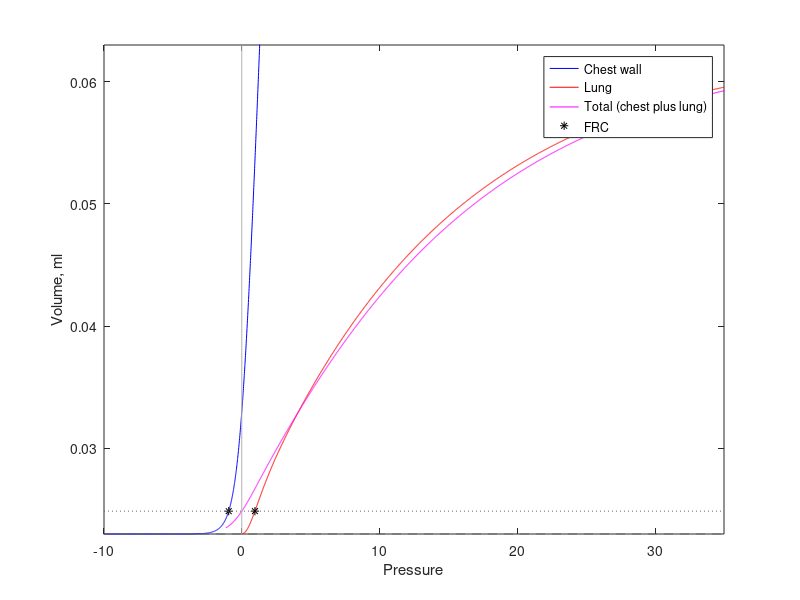

Reproduce this figure in MATLAB.
% close all
clear all

TLC=.001*63; 
RV=.001*23; 
VC=(TLC-RV);

alpha_cw=0.25;%
volume0Pres=(alpha_cw*VC+RV);
aw=RV;
cw=0;
dw=2*1.2*.2;
bw=alpha_cw*VC/(log(1+exp(-cw/dw)));

Pel=[-20:.01:35]';
Pcw=[-20:.01:35]';
Phalf =.1;
Ptau =.5;
beta=.01;
gamma =1;
k=0.07;

alpha=((1+exp(Phalf/Ptau))*beta-gamma)/exp(Phalf/Ptau);
Frec=alpha+(gamma-alpha)./(1+exp(-(Pel-Phalf)/Ptau));
Vel=VC*(1-exp(-k*Pel));
VA=Frec.*Vel+RV;
Vcw=aw+bw*log(1+exp((Pcw-cw)/dw));

itemp_start=find(Pcw==-15)
iVcw_start=find(abs(Vcw-Vcw(itemp_start))<0.0005, 1, 'last' ); %volume Vcw at that index
iVA_start=find(abs(VA-Vcw(itemp_start))<.0005, 1, 'last' ); %volume VA at the same index

itemp_end=find(abs(Vcw-TLC)<0.02,1, 'last');
iVcw_end=find(abs(Vcw-Vcw(itemp_end))<0.01, 1, 'last' );
iVA_end=find(abs(VA-Vcw(itemp_end))<1, 1, 'last' );

pcwt=Pcw(iVcw_start:iVcw_end);
vcwt=Vcw(iVcw_start:iVcw_end);
pelt=Pel(iVA_start:iVA_end);
vat=VA(iVA_start:iVA_end);

VolN=linspace(min(vat),max(vat),3000);
PelN=interp1(vat,pelt,VolN);
PcwN=interp1(vcwt,pcwt,VolN);
Ptot=PelN+PcwN;

index=find(abs(Ptot)<0.01,1,'last');
FRC=VolN(index);
P_FRC=PelN(index);

Pel_range=Pel;Vcw_range=Vcw;VA_range=VA;
save PVcurves.mat Pel_range Vcw_range VA_range Ptot VolN FRC P_FRC

figure
plot(Pcw,Vcw,'b',Pel(2001:end),VA(2001:end),'r',Ptot,VolN,'m');%Pel,Vel+RV,'g',
hold on
plot(PcwN(index),FRC,'k*',PelN(index),FRC,'k*')
axis([-10 35 RV TLC])
line([0 0],[0 TLC],'Color',[.7 .7 .7])
line([-10 35],[RV RV],'Color',[.4 .4 .4],'Linestyle','--')
line([-10 35],[FRC FRC],'Color',[.4 .4 .4],'Linestyle',':')
xlabel('Pressure')
ylabel('Volume, ml')
legend('Chest wall','Lung','Total (chest plus lung)','FRC','Location','best')


